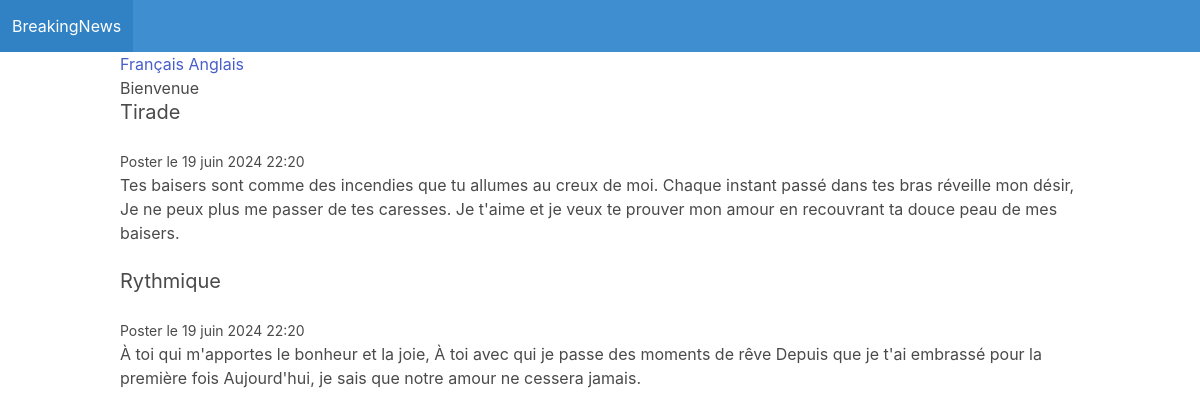
Before: /fr/ with the older database file.
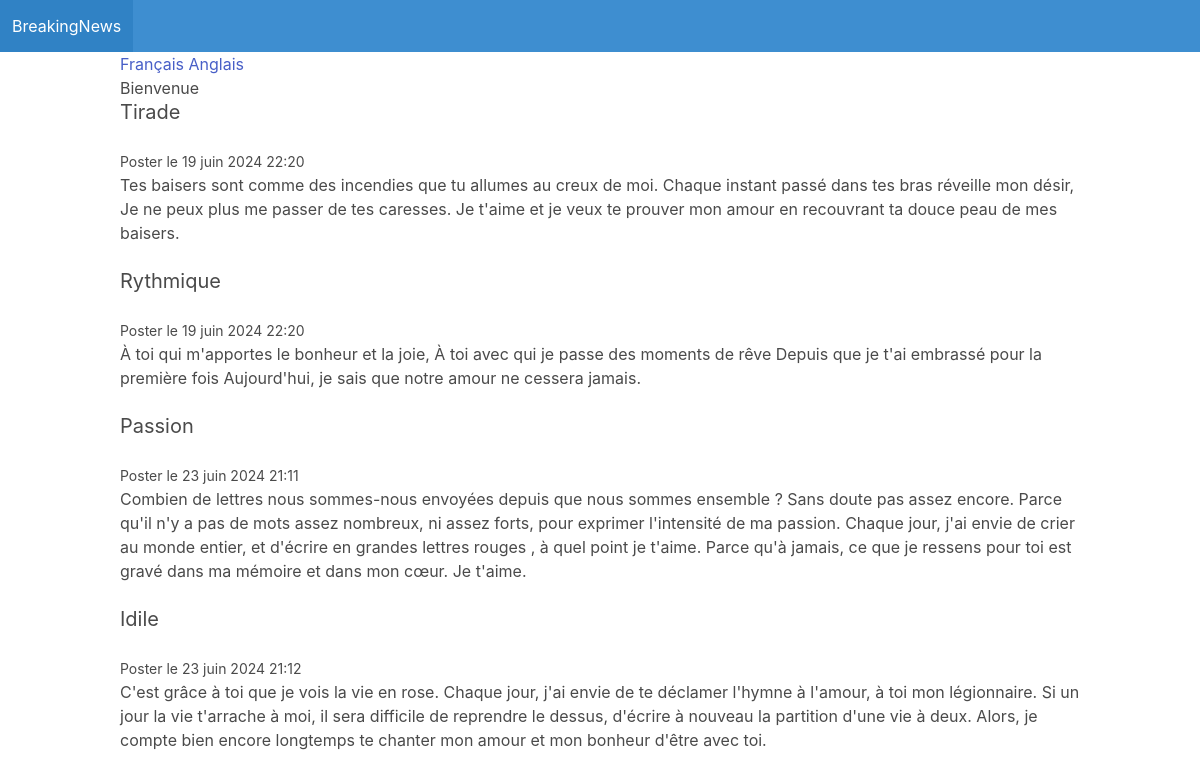
After: the same page with the newer database file.
### blog/models.py (models this page shows)
class Post(models.Model):
    title = models.CharField(max_length=255)
    content = models.CharField(max_length=500)
    publication_date = models.DateTimeField(auto_now_add=True)

### blog/views.py (the view)
# urls.py: path('', ExtendedFront, name='ExtendedFront'),
def ExtendedFront(request):
    posts = Post.objects.all()
    return render(request, 'blog/ExtendedFront.html', {'posts': posts})

### blog/templates/blog/ExtendedFront.html
{% extends 'blog/base.html' %} {% load i18n %} {% block content %}
<a href="/fr/" role="button">{% trans "French" %}</a>
<a href="/en/" role="button">{% trans "English" %}</a>
<div class="bienvenue">{% trans "Welcome" %}</div>
{% for post in posts %}
<div class="post block">
  <h2 class="subtitle">{{ post.title }}</h2>
  <small>{% trans "Posted at" %} {{ post.publication_date }}</small>
  <p>{{ post.content }}</p>
</div>
{% endfor %} {% endblock %}

Changed rows visible on the page:
added Post: title "Passion", publication_date "23 juin 2024 21:11", content "Combien de lettres nous sommes-nous envoyées depuis que nous sommes ensemble ? Sans doute pas assez encore. Parce qu'il n'y a pas de mots assez nombreux, ni assez forts, pour exprimer l'intensité de ma passion. Chaque jour, j'ai envie de crier au monde entier, et d'écrire en grandes lettres rouges , à quel point je t'aime. Parce qu'à jamais, ce que je ressens pour toi est gravé dans ma mémoire et dans mon cœur. Je t'aime."
added Post: title "Idile", publication_date "23 juin 2024 21:12", content "C'est grâce à toi que je vois la vie en rose. Chaque jour, j'ai envie de te déclamer l'hymne à l'amour, à toi mon légionnaire. Si un jour la vie t'arrache à moi, il sera difficile de reprendre le dessus, d'écrire à nouveau la partition d'une vie à deux. Alors, je compte bien encore longtemps te chanter mon amour et mon bonheur d'être avec toi."
